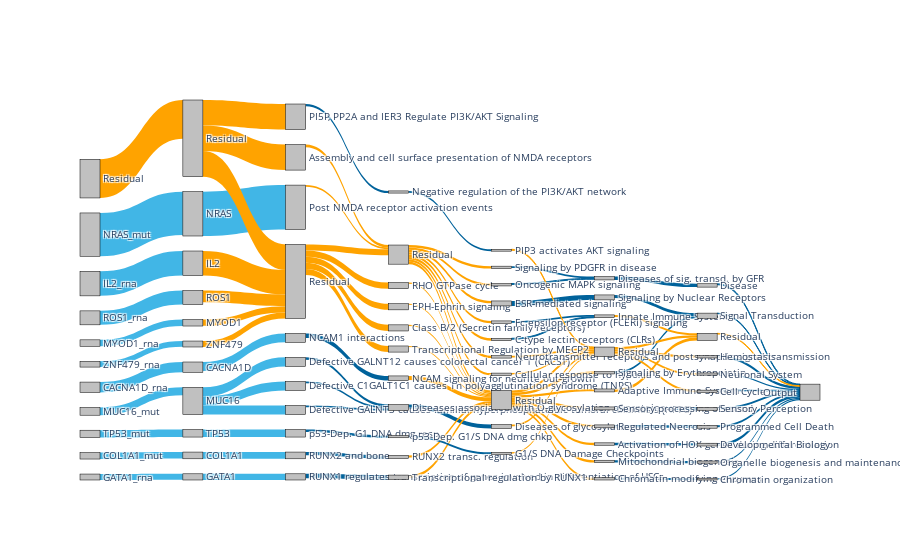

Notebook code for this chart:
### Code cell
imps_dir = '/mnt/disks/pancan/pnet/results/ccle_val_braf_ext/'
savepath = '/mnt/disks/pancan/pnet/figures/ccle_braf_ext_sankey_diagram.html'
sk = sankey_diag.SankeyDiag(imps_dir, runs=1)
fig = sk.get_sankey_diag(savepath)

### Figure 1 — Plotly figure (JSON) as saved in the notebook; plotly's stock layout.template omitted (floating-point values rounded to 4 significant figures)
{"data": [{"link": {"color": ["#41B6E6", "#41B6E6", "#41B6E6", "#41B6E6", "#41B6E6", "#41B6E6", "#41B6E6", "#41B6E6", "#41B6E6", "#41B6E6", "#FFA300", "#41B6E6", "#FFA300", "#FFA300", "#41B6E6", "#41B6E6", "#41B6E6", "#41B6E6", "#41B6E6", "#41B6E6", "#FFA300", "#41B6E6", "#FFA300", "#FFA300", "#FFA300", "#FFA300", "#00629B", "#00629B", "#00629B", "#FFA300", "#00629B", "#00629B", "#00629B", "#00629B", "#00629B", "#FFA300", "#FFA300", "#FFA300", "#FFA300", "#FFA300", "#FFA300", "#FFA300", "#00629B", "#FFA300", "#FFA300", "#00629B", "#00629B", "#FFA300", "#FFA300", "#FFA300", "#FFA300", "#FFA300", "#FFA300", "#FFA300", "#FFA300", "#FFA300", "#FFA300", "#FFA300", "#FFA300", "#00629B", "#00629B", "#00629B", "#FFA300", "#FFA300", "#FFA300", "#FFA300", "#00629B", "#00629B", "#FFA300", "#FFA300", "#FFA300", "#FFA300", "#FFA300", "#FFA300", "#FFA300", "#FFA300", "#FFA300", "#00629B", "#00629B", "#FFA300", "#00629B", "#00629B", "#00629B", "#00629B", "#00629B", "#FFA300", "#00629B", "#FFA300", "#FFA300", "#FFA300", "#FFA300", "#00629B", "#00629B", "#00629B", "#00629B", "#00629B", "#00629B", "#00629B", "#00629B", "#00629B", "#00629B", "#FFA300"], "source": [2, 4, 6, 8, 10, 12, 14, 16, 18, 20, 0, 3, 5, 7, 11, 11, 11, 9, 13, 17, 15, 19, 21, 1, 1, 1, 23, 24, 25, 26, 27, 28, 29, 30, 31, 32, 22, 22, 22, 22, 22, 34, 35, 36, 37, 38, 39, 40, 41, 42, 43, 33, 33, 33, 33, 33, 33, 33, 33, 45, 46, 47, 48, 49, 50, 51, 52, 53, 54, 44, 44, 44, 44, 44, 44, 44, 44, 56, 57, 58, 59, 60, 61, 62, 63, 64, 65, 55, 55, 55, 55, 67, 68, 69, 70, 71, 72, 73, 74, 75, 76, 66], "target": [3, 5, 7, 9, 11, 13, 15, 17, 19, 21, 1, 32, 22, 22, 28, 31, 30, 23, 27, 25, 22, 24, 22, 26, 29, 22, 34, 36, 37, 33, 38, 35, 39, 35, 35, 33, 40, 41, 42, 43, 33, 44, 49, 44, 44, 50, 54, 44, 44, 44, 44, 45, 46, 47, 48, 51, 52, 53, 44, 57, 64, 56, 55, 55, 55, 55, 56, 64, 55, 58, 59, 60, 61, 62, 63, 65, 55, 74, 75, 66, 69, 70, 67, 73, 75, 66, 72, 68, 71, 76, 66, 77, 77, 77, 77, 77, 77, 77, 77, 77, 77, 77], "value": [0.4449, 0.252, 0.1434, 0.1064, 0.07967, 0.07565, 0.06666, 0.06626, 0.06116, 0.05896, 0.3968, 0.4553, 0.2501, 0.1207, 0.0929, 0.0929, 0.0929, 0.09181, 0.07734, 0.06924, 0.06469, 0.06355, 0.06124, 0.2621, 0.2621, 0.2621, 0.04767, 0.04523, 0.03186, 0.02673, 0.02422, 0.02404, 0.02234, 0.01957, 0.01924, 0.01627, 0.0628, 0.0628, 0.0628, 0.0628, 0.0628, 0.04105, 0.04059, 0.02757, 0.02189, 0.021, 0.01934, 0.01295, 0.01155, 0.01106, 0.01044, 0.02455, 0.02455, 0.02455, 0.02455, 0.02455, 0.02455, 0.02455, 0.02455, 0.05093, 0.01968, 0.01846, 0.01821, 0.01746, 0.01432, 0.0139, 0.009385, 0.009301, 0.009223, 0.02448, 0.02448, 0.02448, 0.02448, 0.02448, 0.02448, 0.02448, 0.02448, 0.03437, 0.03159, 0.03058, 0.03038, 0.03017, 0.02345, 0.02213, 0.0215, 0.02052, 0.01886, 0.02221, 0.02221, 0.02221, 0.02221, 0.02879, 0.02596, 0.02098, 0.01985, 0.01433, 0.01285, 0.01273, 0.009585, 0.006746, 0.006592, 0.006592]}, "node": {"color": "silver", "label": ["Residual", "Residual", "NRAS_mut", "NRAS", "IL2_rna", "IL2", "ROS1_rna", "ROS1", "CACNA1D_rna", "CACNA1D", "MUC16_mut", "MUC16", "TP53_mut", "TP53", "MYOD1_rna", "MYOD1", "COL1A1_mut", "COL1A1", "GATA1_rna", "GATA1", "ZNF479_rna", "ZNF479", "Residual", "NCAM1 interactions", "RUNX1 regulates transcription of genes involved in differentiation of HSCs", "RUNX2 and bone", "Assembly and cell surface presentation of NMDA receptors", "p53-Dep. G1 DNA dmg resp.", "Defective GALNT12 causes colorectal cancer 1 (CRCS1)", "PI5P, PP2A and IER3 Regulate PI3K/AKT Signaling", "Defective C1GALT1C1 causes Tn polyagglutination syndrome (TNPS)", "Defective GALNT3 causes familial hyperphosphatemic tumoral calcinosis (HFTC)", "Post NMDA receptor activation events", "Residual", "NCAM signaling for neurite out-growth", "Diseases associated with O-glycosylation of proteins", "Transcriptional regulation by RUNX1", "RUNX2 transc. regulation", "p53-Dep. G1/S DNA dmg chkp", "Negative regulation of the PI3K/AKT network", "RHO GTPase cycle", "EPH-Ephrin signaling", "Class B/2 (Secretin family receptors)", "Transcriptional Regulation by MECP2", "Residual", "ESR-mediated signaling", "Fc epsilon receptor (FCERI) signaling", "Signaling by PDGFR in disease", "Neurotransmitter receptors and postsynaptic signal transmission", "Diseases of glycosylation", "G1/S DNA Damage Checkpoints", "Cellular response to hypoxia", "Oncogenic MAPK signaling", "C-type lectin receptors (CLRs)", "PIP3 activates AKT signaling", "Residual", "Diseases of sig. transd. by GFR", "Signaling by Nuclear Receptors", "Adaptive Immune System", "Sensory processing of sound", "Regulated Necrosis", "Activation of HOX genes during differentiation", "Mitochondrial biogenesis", "Signaling by Erythropoietin", "Innate Immune System", "Chromatin modifying enzymes", "Residual", "Developmental Biology", "Hemostasis", "Sensory Perception", "Programmed Cell Death", "Neuronal System", "Chromatin organization", "Organelle biogenesis and maintenance", "Disease", "Signal Transduction", "Cell Cycle", "Output"], "line": {"color": "black", "width": 0.5}, "pad": 15, "thickness": 20}, "type": "sankey"}], "layout": {"autosize": true, "font": {"size": 10}}}
